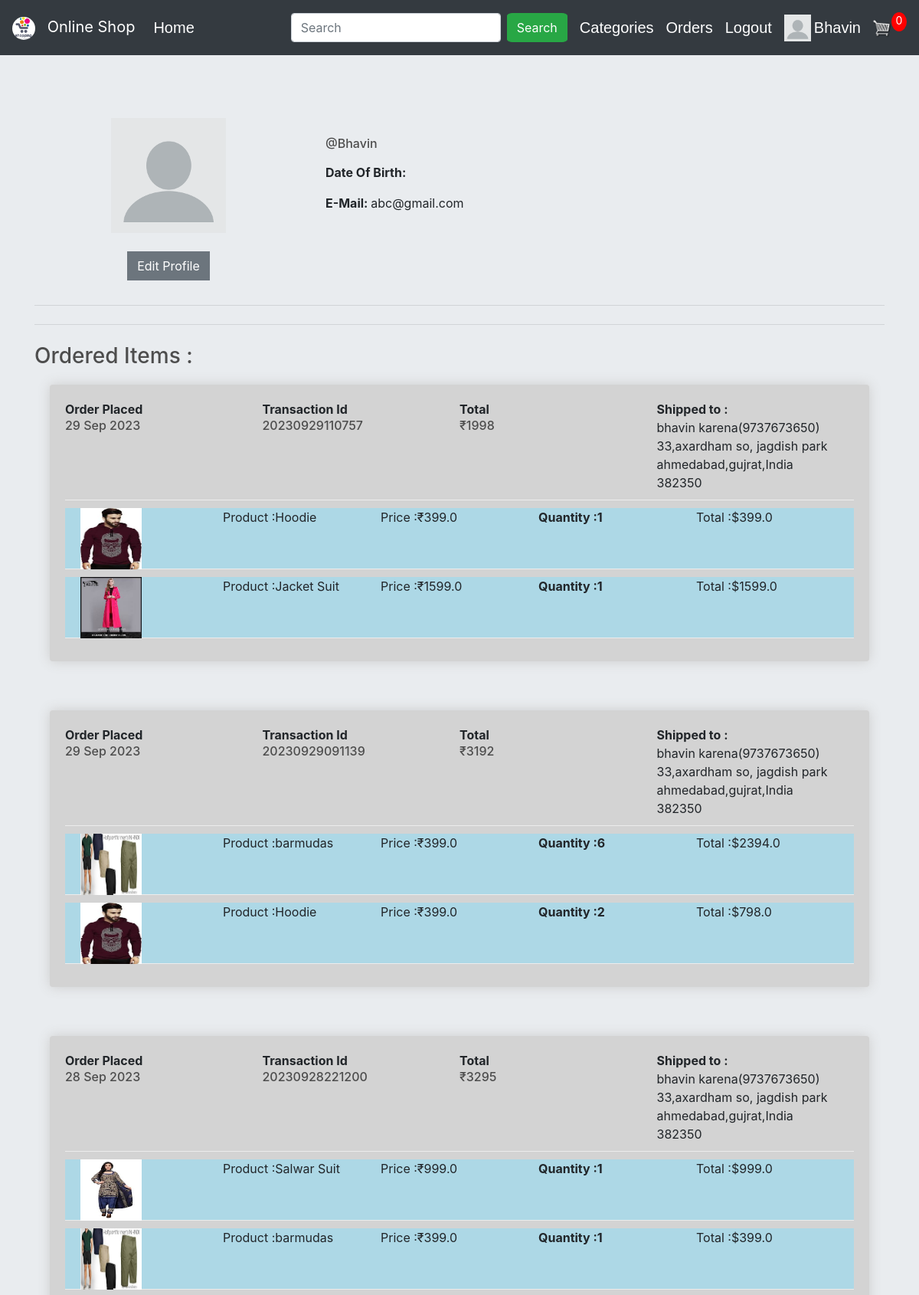
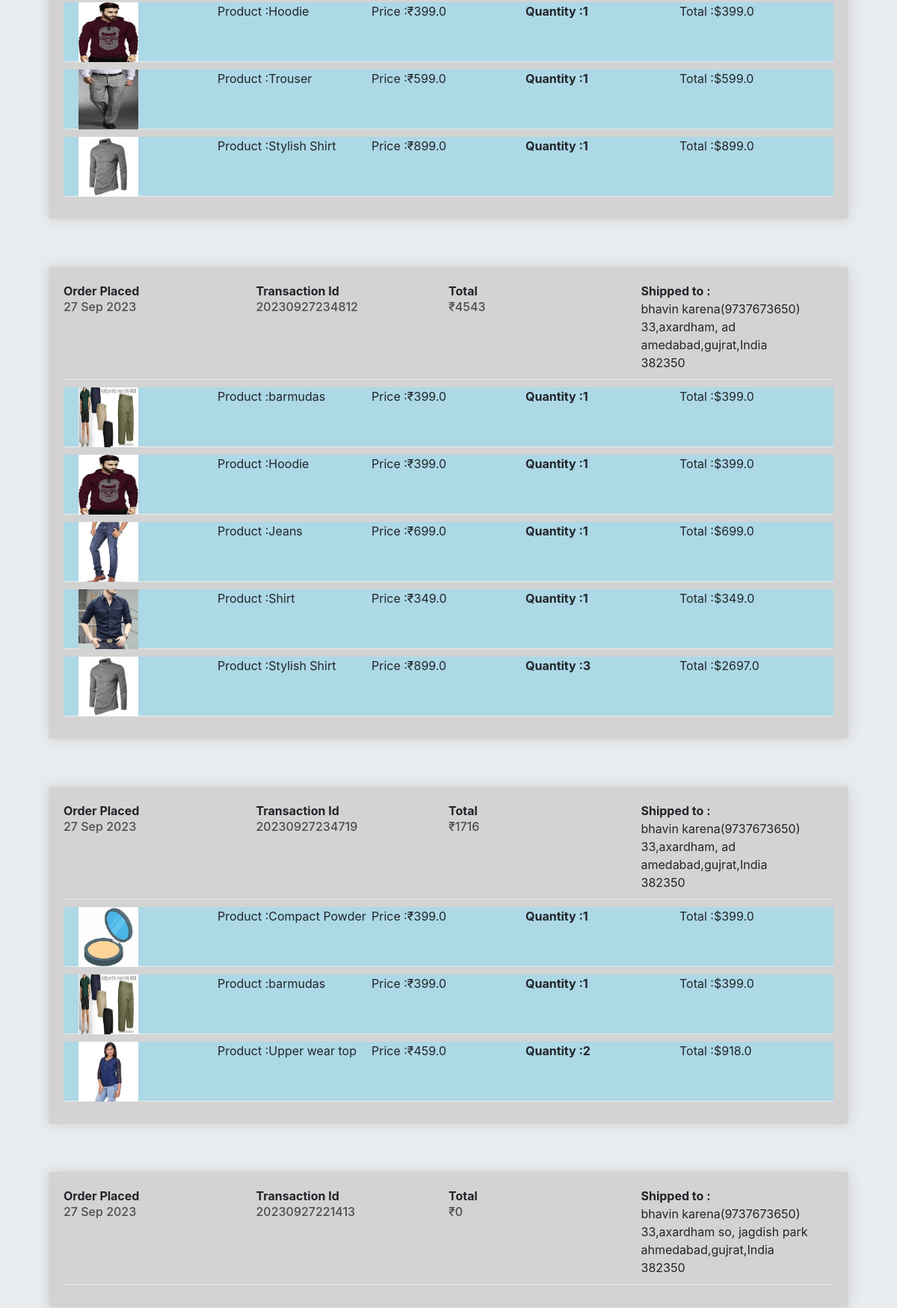
Page /profilepage/Bhavin/ (signed in, upper part) on the committed database (2 pictures, top to bottom).
### store/models.py (models this page shows, shortened)
class FullOrder(models.Model):
    user = models.ForeignKey(User,on_delete=models.CASCADE,null=True)
    recepient_fullname = models.CharField(max_length=100, null=True, blank=False)
    phone_no = models.IntegerField(null=True, blank=False)
    address_line1 = models.CharField(max_length=200, null=True, blank=False)
    address_line2 = models.CharField(max_length=100, null=True, blank=True)
    city = models.CharField(max_length=200, null=True,blank=False)
    state = models.CharField(max_length=200, null=True,blank=False)
    country = models.CharField(max_length=100, null=True, blank=False)
    zipcode = models.CharField(max_length=200, null=True,blank=False)
    amount = models.IntegerField(null=True,blank=True)
    transaction_id = models.CharField(max_length=100,null=True,blank=False)
    date_ordered = models.DateTimeField(auto_now_add=True,null=True,blank=True)

class Purchased_item(models.Model):
    user = models.ForeignKey(User,on_delete=models.CASCADE,null=True)
    order = models.ForeignKey(FullOrder,on_delete=models.CASCADE,null=True)
    quantity = models.IntegerField(default=0, blank=True, null=True)
    name = models.CharField(max_length=100, blank=False, name=False)
    price = models.FloatField(blank=False, null=True)
    image = models.ImageField(null=True, blank=True)
    description = models.TextField(null=True, blank=True)
    @property
    def get_imageURL(self):
        try:
            url = self.image.url
        except:
            url = ''
        return url
    @property
    def get_total(self):
        total = self.price * self.quantity
        return total

### accounts/views.py (the view)
# urls.py: path('profilepage/<str:username>/',views.profilepage,name='profilepage'),
def profilepage(request,username):
    if not request.user.is_authenticated:
        return HttpResponseRedirect(reverse('user_login'))
    total_item_cart = 0
    if request.user.is_authenticated:
        items = OrderItem.objects.filter(user=request.user)
        for item in items:
            total_item_cart += item.quantity
    user = User.objects.get(username=username)
    profile = Profile.objects.all()
    orders = FullOrder.objects.filter(user=request.user).order_by('-date_ordered')
    ordered = []
    for order in orders:
        tt = []
        items = Purchased_item.objects.filter(order = order)
        for item in items:
            tt.append(item)
        ordered.append({'order':order , 'items':tt})
    product_categories = ProductCategories.objects.all()
    context = {
        'product_categories': product_categories,
        'ordered' : ordered,
        'profile' : profile,
        'user' : user,
        'total_item_cart' : total_item_cart,
    }
    return render(request,'accounts/profilepage.html',context)

### accounts/templates/accounts/profilepage.html (shortened to what this page needs)
{% extends 'store/main.html' %}
{% block content %}
    <div class="row my-2">
		<div class="col-lg-4 order-lg-1 text-center">
			{% if request.user.profile.photo %}
				<img src="{{ user.profile.photo.url }}" class="mx-auto img-fluid img-circle d-block" alt="avatar" width="150" height="150">
			{% else %}
				<img src="http://127.0.0.1:8000/static/images/default.png" class="mx-auto img-fluid img-circle d-block" alt="avatar" width="150" , height="150">
			{% endif %}
            {% if request.user.is_authenticated %}
				{% if request.user == user %}
					<br>
					<a class="btn btn-secondary mb-2" href="{% url 'edit_profile' %}">Edit Profile</a>
				{% endif %}
			{% endif %}
        </div>
        <div class="col-lg-8 order-lg-2">
            <div class="tab-content py-4">
                <div class="tab-pane active" id="profile">
					<h6>@{{user.username}}</h6>
                    <div class="row">
                        <div class="col-md-6">
							<p><strong>Date Of Birth: </strong>{{user.profile.dob}}</p>
							<p><strong>E-Mail: </strong>{{user.email}}</p>
                        </div>
                    </div>
                </div>
            </div>
        </div>
	</div>
	<hr class="my-4">
	<hr class="my-4">
	<h3>Ordered Items : </h3>
	<div>
		{% if request.user.is_authenticated %}
			{% for order in ordered %}
				<div class="box-element" style="background-color: lightgray" ">
						<div class="cart-row">
							<div style="flex:1">
								<strong>Order Placed</strong>
								<h6>{{ order.order.date_ordered | date:"d M Y"}} </h6>
							</div>
							<div style="flex:1">
								<strong>Transaction Id</strong>
								<h6>{{order.order.transaction_id}}</h6>
							</div>
							<div style="flex:1">
								<strong>Total</strong>
								<h6>&#8377;{{order.order.amount}}</h6>
							</div>
							<div style="flex:1">
								<strong>Shipped to :</strong>
								<div>{{order.order.recepient_fullname}}({{order.order.phone_no}})</div>
								<div>{{order.order.address_line1}}, {{order.order.address_line2}}</div>
								<div>{{order.order.city}},{{order.order.state}},{{order.order.country}}</div>
								<div>{{order.order.zipcode}}</div>
							</div>
						</div>
					{% for item in order.items %}
						<div class="cart-row" style="background-color: lightblue;height: 80px">
							<div style="flex:1"><img style="width: 80px; height: 80px;margin-left: 20px" class="row-image" src="{{item.get_imageURL}}"></div>
							<div style="flex:1"><p>Product :{{item.name}}</p></div>
							<div style="flex:1"><p>Price :&#8377;{{item.price}}</p></div>
							<div style="flex:1">
								<p class="quantity">Quantity :{{item.quantity}}</p>
							</div>
							<div style="flex:1"><p>Total :${{item.get_total}}</p></div>
						</div>
					{% endfor %}
				</div>
				<br>
			{% endfor %}
			<br>
		{% endif %}
	</div>
	<br><br>
{% endblock %}

### store/templates/store/main.html (shortened to what this page needs)
<!DOCTYPE html>
{% load static %}
<html>
<head>
	<link rel="stylesheet" href="https://stackpath.bootstrapcdn.com/bootstrap/4.4.1/css/bootstrap.min.css">
	<link rel="stylesheet" href="https://maxcdn.bootstrapcdn.com/bootstrap/4.0.0/css/bootstrap.min.css">
	<link rel="stylesheet" href="https://cdnjs.cloudflare.com/ajax/libs/font-awesome/5.14.0/css/all.min.css" />
	<link rel="stylesheet" type="text/css" href="{% static 'store/css/main.css' %}">
</head>
<body>
	<nav class="navbar navbar-expand-lg navbar-dark bg-dark">
		<a class="navbar-brand" href="{% url 'store' %}" style="color: white">
		  <img src="static/images/logo.png" class="logo"> Online Shop
		</a>
	  <div class="collapse navbar-collapse" id="navbarSupportedContent">
	    <ul class="navbar-nav mr-auto">
	      <li class="nav-item active">
	        <h5><a class="nav-link" href="{% url 'store' %}" style="color: white">Home <span class="sr-only">(current)</span></a></h5>
	      </li>
	    </ul>
	    <div class="form-inline my-2 my-lg-0">
	    	<form method="get" action="{% url 'search' %}" class="form-inline my-2 my-lg-0">
					<input type="search" name="search" aria-label="Search" placeholder="Search" class="form-control mr-sm-2">
					<button class="btn btn-success my-2 mr-sm-3" type="submit" style="border-radius:10%;">Search</button>
			</form>
			<div class="dropdown mr-sm-3">
					  <h5><a style="color: white">Categories</a></h5>
			</div>
	    	{% if request.user.is_authenticated %}
	     		<h5 class="mr-sm-3"><a href="{% url 'order_details' %}" style="color: white">Orders</a></h5>
	     		<h5 class="mr-sm-3"><a href="{% url 'user_logout' %}" style="color: white">Logout</a></h5>
	     		{% if request.user.profile.photo %}
					<a href="{% url 'profilepage' username=user.username %}"><img class="mr-sm-1" src="{{ request.user.profile.photo.url }}" width="35" height="35"></a>
				{% else %}
					<a href="{% url 'profilepage' username=user.username %}"><img class="mr-sm-1" src="/static/images/default.png" width="35" , height="35"></a>
				{% endif %}
		    	<h5><a href="{% url 'profilepage' username=request.user.username %}" style="color: white">{{request.user.username}}</a></h5>
	     	{% else %}
	     		<h5 class="mr-sm-3"><a href="{% url 'user_login' %}" style="color: white">Login</a></h5>
	     		<div>
		     		<h5 class="mr-sm-3"><a href="{% url 'register' %}" style="color: white">SignUp</a></h5>
	     		</div>
	     	{% endif %}
	     	<a href="{% url 'cart' %}">
	    		<img  id="cart-icon" src="{% static 'images/cart.png' %}">
	    	</a>
	    	<p id="cart-total">{{total_item_cart}}</p>
	    </div>
	  </div>
	</nav>
	<div class="jumbotron jumbotron-fluid">
		<div class="container container-fluid">
			{% block content %}
 			{% endblock %}
		</div>
	</div>
</body>
</html>

### static/store/css/main.css (style rules this page uses)
body { background-color: hsl(0, 0%, 98%); }
h1,h2,h3,h4,h6 { color:hsl(0, 0%, 30%); }
h5 { font-family:sans-serif; margin-top:8px; }
.box-element { box-shadow:hsl(0, 0%, 80%) 0 0 16px; background-color: #fff; border-radius: 4px; padding: 20px; margin:20px; }
#cart-icon { width:25px; display: inline-block; margin-left: 15px; }
#cart-total { display: block; text-align: center; color:#fff; background-color: red; width: 20px; height: 25px; border-radius: 100%; font-size: 14px; }
.col-lg-4, .col-lg-6, .col-lg-8, .col-lg-12 { margin-top: 10px; }
.btn { border-radius: 0; }
.row-image { width: 100px; }
.cart-row { display: flex; align-items: flex-stretch; padding-bottom: 10px; margin-bottom: 10px; border-bottom: 1px solid #ececec; }
.quantity { display: inline-block; font-weight: 700; padding-right:10px; }

### store/templates/store/main.html (style rules this page uses)
.dropdown { position: relative; display: inline-block; }
.logo { width: 30px; margin-right: 10px; vertical-align: middle; border-radius:100%; }

### rows in the picture
FullOrder: order.date_ordered "29 Sep 2023", order.transaction_id "20230929110757", order.amount "1998", order.recepient_fullname "bhavin karena", order.phone_no "9737673650", order.address_line1 "33,axardham so", order.address_line2 "jagdish park", order.city "ahmedabad", order.state "gujrat", order.country "India", order.zipcode "382350"
Purchased_item: get_imageURL (picture), name "Hoodie", price "399.0", quantity "1", get_total "399.0"
Purchased_item: get_imageURL (picture), name "Jacket Suit", price "1599.0", quantity "1", get_total "1599.0"
FullOrder: order.date_ordered "29 Sep 2023", order.transaction_id "20230929091139", order.amount "3192", order.recepient_fullname "bhavin karena", order.phone_no "9737673650", order.address_line1 "33,axardham so", order.address_line2 "jagdish park", order.city "ahmedabad", order.state "gujrat", order.country "India", order.zipcode "382350"
Purchased_item: get_imageURL (picture), name "barmudas", price "399.0", quantity "6", get_total "2394.0"
Purchased_item: get_imageURL (picture), name "Hoodie", price "399.0", quantity "2", get_total "798.0"
FullOrder: order.date_ordered "28 Sep 2023", order.transaction_id "20230928221200", order.amount "3295", order.recepient_fullname "bhavin karena", order.phone_no "9737673650", order.address_line1 "33,axardham so", order.address_line2 "jagdish park", order.city "ahmedabad", order.state "gujrat", order.country "India", order.zipcode "382350"
Purchased_item: get_imageURL (picture), name "Salwar Suit", price "999.0", quantity "1", get_total "999.0"
Purchased_item: get_imageURL (picture), name "barmudas", price "399.0", quantity "1", get_total "399.0"
Purchased_item: get_imageURL (picture), name "Hoodie", price "399.0", quantity "1", get_total "399.0"
Purchased_item: get_imageURL (picture), name "Trouser", price "599.0", quantity "1", get_total "599.0"
Purchased_item: get_imageURL (picture), name "Stylish Shirt", price "899.0", quantity "1", get_total "899.0"
FullOrder: order.date_ordered "27 Sep 2023", order.transaction_id "20230927234812", order.amount "4543", order.recepient_fullname "bhavin karena", order.phone_no "9737673650", order.address_line1 "33,axardham", order.address_line2 "ad", order.city "amedabad", order.state "gujrat", order.country "India", order.zipcode "382350"
Purchased_item: get_imageURL (picture), name "barmudas", price "399.0", quantity "1", get_total "399.0"
Purchased_item: get_imageURL (picture), name "Hoodie", price "399.0", quantity "1", get_total "399.0"
Purchased_item: get_imageURL (picture), name "Jeans", price "699.0", quantity "1", get_total "699.0"
Purchased_item: get_imageURL (picture), name "Shirt", price "349.0", quantity "1", get_total "349.0"
Purchased_item: get_imageURL (picture), name "Stylish Shirt", price "899.0", quantity "3", get_total "2697.0"
FullOrder: order.date_ordered "27 Sep 2023", order.transaction_id "20230927234719", order.amount "1716", order.recepient_fullname "bhavin karena", order.phone_no "9737673650", order.address_line1 "33,axardham", order.address_line2 "ad", order.city "amedabad", order.state "gujrat", order.country "India", order.zipcode "382350"
Purchased_item: get_imageURL (picture), name "Compact Powder", price "399.0", quantity "1", get_total "399.0"
Purchased_item: get_imageURL (picture), name "barmudas", price "399.0", quantity "1", get_total "399.0"
Purchased_item: get_imageURL (picture), name "Upper wear top", price "459.0", quantity "2", get_total "918.0"
FullOrder: order.date_ordered "27 Sep 2023", order.transaction_id "20230927221413", order.amount "0", order.recepient_fullname "bhavin karena", order.phone_no "9737673650", order.address_line1 "33,axardham so", order.address_line2 "jagdish park", order.city "ahmedabad", order.state "gujrat", order.country "India", order.zipcode "382350"

### other values in the picture
{{ request.user.username }} "Bhavin"
{{ total_item_cart }} "0"
{{ user.username }} "Bhavin"
{{ user.email }} "abc@gmail.com"
